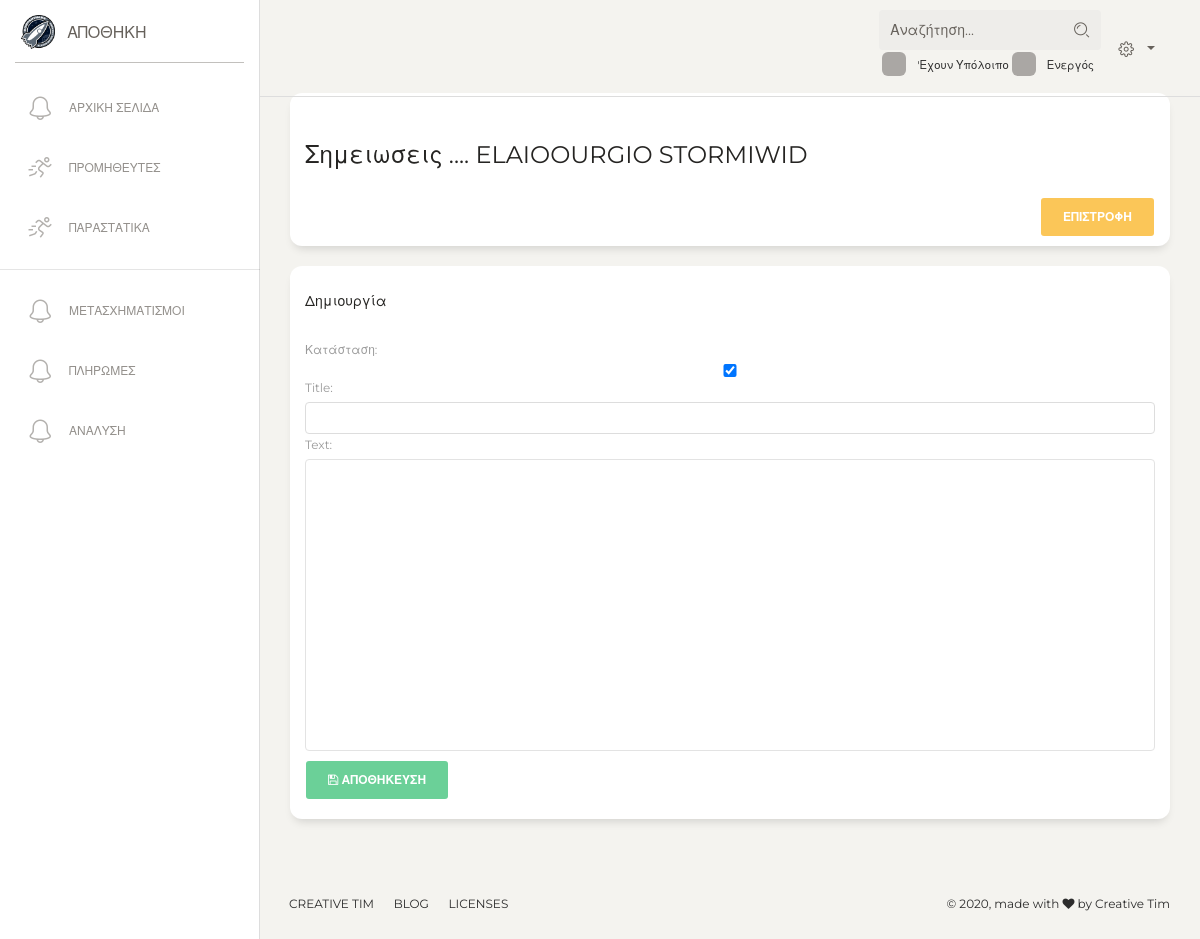
Before: /warehouse/notes/1/ (signed in) with the older database file.
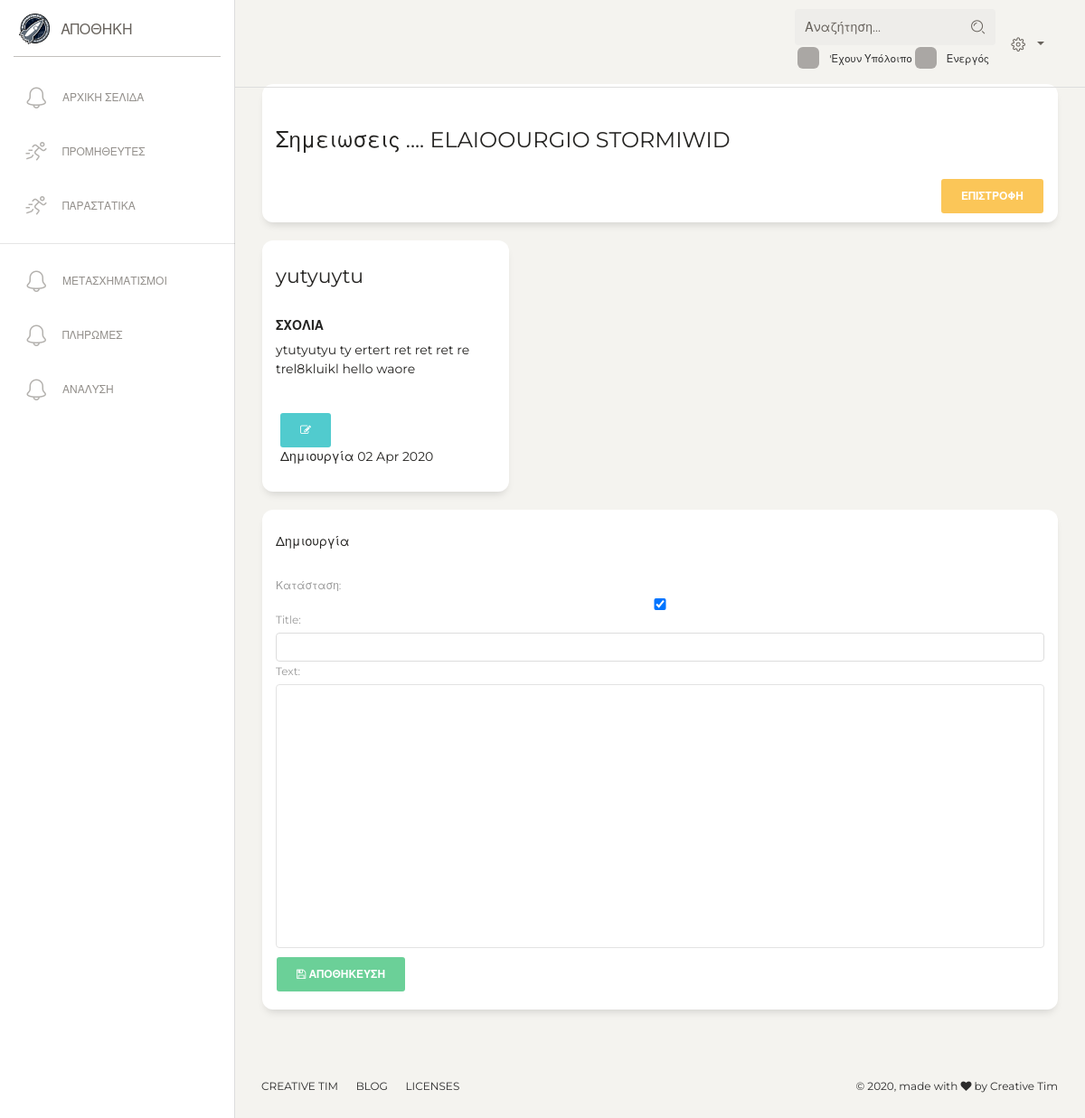
After: the same page with the newer database file.
### warehouse/models.py (models this page shows)
class Note(models.Model):
    status = models.BooleanField(default=True, verbose_name='Κατάσταση')
    vendor_related = models.ForeignKey(Vendor, on_delete=models.CASCADE, related_name='notes')
    date = models.DateTimeField(auto_now_add=True)
    title = models.CharField(max_length=200, blank=True, null=True)
    text = HTMLField(blank=True)
    def __str__(self):
        return f'{self.title}' if self.title else 'Σημειωση'

### warehouse/views.py (the view)
# urls.py: path('notes/<int:pk>/', VendorNotesView.as_view(), name='notes'),
@method_decorator(staff_member_required, name='dispatch')
class VendorNotesView(ListView):
    template_name = 'warehouse/NoteContainer.html'
    model = Note
    def get_queryset(self):
        self.vendor = get_object_or_404(Vendor, id=self.kwargs['pk'])
        return self.vendor.notes.all()
    def get_context_data(self, **kwargs):
        context = super().get_context_data(**kwargs)
        context['title'] = f'Σημειώσεις {self.vendor}'
        context['back_url'] = self.vendor.get_edit_url()
        context['form'] = NoteForm(initial={'vendor_related': self.vendor})
        context['vendor'] = self.vendor
        return context

### warehouse/forms.py
class NoteForm(BaseForm, forms.ModelForm):
    vendor_related = forms.ModelChoiceField(queryset=Vendor.objects.all(), widget=forms.HiddenInput())
    class Meta:
        model = Note
        fields = ['status', 'title', 'text', 'vendor_related']

### warehouse/models.py (called while the page is built)
    def __str__(self):
        return f'{self.title}'

    def get_edit_url(self):
        return reverse('warehouse:vendor_update', kwargs={'pk': self.id})

### warehouse/templates/warehouse/NoteContainer.html (shortened to what this page needs)
{% extends "warehouse/dashboard.html" %}
{% block content %}
    <div class='content'>
        <div class='row'>
            <div class='col-md-12'>
                <div class='card'>
                    <div class='card-header'>
                        <h4>Σημειωσεις .... {{ vendor }} </h4>
                        <a href='{{ vendor.get_edit_url }}' class='btn btn-warning pull-right'>Επιστροφη </a>
                    </div>
                </div>
            </div>
        </div>
        <div class='row'>
            {% for note in object_list %}
                <div class='col-md-4'>
                    <div class='card'>
                        <div class='card-header'>
                            <div class='card-title'><h5>{{ note }}</h5></div>
                        </div>
                        <div class='card-body'>
                            <h6>σχολια</h6>
                            {{ note.text|safe }}
                        </div>
                        <div class='card-footer'>
                                <a href="{% url 'warehouse:note_update' note.id  %}" class='btn btn-primary'><i class='fa fa-edit'></i> </a>
                                <br />
                            <p>Δημιουργία {{ note.date|date:'d M Y' }}</p>
                        </div>
                    </div>
                </div>
            {% endfor %}
        </div>
        <div class='row'>
            <div class='col-md-12'>
                <div class='card'>
                    <div class='card-header'><div class='card-title'>Δημιουργία</div></div>
                    <div class='card-body'>
                        <form method='POST' action='{% url "warehouse:note_create" vendor.id %}'>{% csrf_token %}
                            {{ form  }}
                            <button type='submit' class='btn btn-success'><i class='fa fa-save'></i> Αποθηκευση </button>
                        </form>
                    </div>
                </div>
            </div>
        </div>
    </div>
{% endblock %}

Changed rows visible on the page:
added Note: title "yutyuytu", text "ytutyutyu ty ertert ret ret ret re trel8kluikl hello waore", date "02 Apr 2020"
